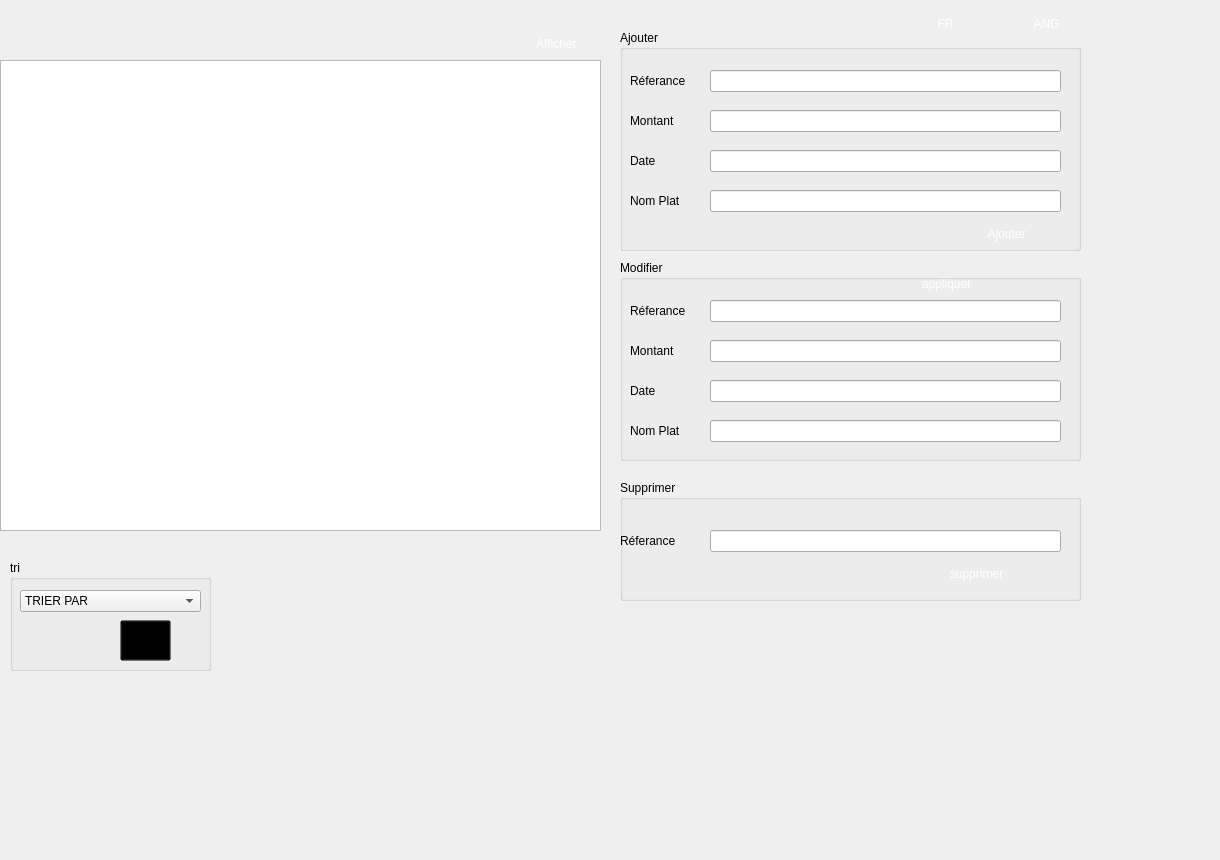
     <widget class="QWidget" name="tab_2">
      <attribute name="title">
       <string>COMMANDES</string>
      </attribute>
      <widget class="QTableView" name="tableView_2">
       <property name="geometry">
        <rect>
         <x>0</x>
         <y>60</y>
         <width>601</width>
         <height>471</height>
        </rect>
       </property>
      </widget>
      <widget class="QGroupBox" name="groupBox_5">
       <property name="geometry">
        <rect>
         <x>620</x>
         <y>30</y>
         <width>461</width>
         <height>221</height>
        </rect>
       </property>
       <property name="styleSheet">
        <string notr="true">background-image: url(:/images/Empty.png);</string>
       </property>
       <property name="title">
        <string>Ajouter</string>
       </property>
       <widget class="QLabel" name="l1">
        <property name="geometry">
         <rect>
          <x>10</x>
          <y>30</y>
          <width>141</width>
          <height>41</height>
         </rect>
        </property>
        <property name="text">
         <string>Réferance</string>
        </property>
       </widget>
       <widget class="QLabel" name="l2">
        <property name="geometry">
         <rect>
          <x>10</x>
          <y>70</y>
          <width>141</width>
          <height>41</height>
         </rect>
        </property>
        <property name="text">
         <string>Montant</string>
        </property>
       </widget>
       <widget class="QLabel" name="l3">
        <property name="geometry">
         <rect>
          <x>10</x>
          <y>110</y>
          <width>141</width>
          <height>41</height>
         </rect>
        </property>
        <property name="text">
         <string>Date</string>
        </property>
       </widget>
       <widget class="QLineEdit" name="ref">
        <property name="geometry">
         <rect>
          <x>90</x>
          <y>40</y>
          <width>351</width>
          <height>22</height>
         </rect>
        </property>
       </widget>
       <widget class="QLineEdit" name="mont">
        <property name="geometry">
         <rect>
          <x>90</x>
          <y>80</y>
          <width>351</width>
          <height>22</height>
         </rect>
        </property>
       </widget>
       <widget class="QLineEdit" name="datec">
        <property name="geometry">
         <rect>
          <x>90</x>
          <y>120</y>
          <width>351</width>
          <height>22</height>
         </rect>
        </property>
       </widget>
       <widget class="QLabel" name="label_23">
        <property name="geometry">
         <rect>
          <x>10</x>
          <y>150</y>
          <width>141</width>
          <height>41</height>
         </rect>
        </property>
        <property name="text">
         <string>Nom Plat</string>
        </property>
       </widget>
       <widget class="QLineEdit" name="nom_p">
        <property name="geometry">
         <rect>
          <x>90</x>
          <y>160</y>
          <width>351</width>
          <height>22</height>
         </rect>
        </property>
       </widget>
       <widget class="QPushButton" name="Boutonajouter_2">
        <property name="geometry">
         <rect>
          <x>340</x>
          <y>190</y>
          <width>93</width>
          <height>28</height>
         </rect>
        </property>
        <property name="styleSheet">
         <string notr="true">QPushButton

{
  
  border-radius: 10px;

background-color: qlineargradient(spread:pad, x1:0.613065, y1:0.511, x2:0.969, y2:0, stop:0.18593 rgba((170, 85, 255);), stop:0.959799 rgba(0, 0, 0, 161));
	
color:rgb(255, 255, 255);

}

QPushButton:hover,QPushButton:hover
{
    border: 4px solid QLinearGradient( x1: 2, y1: 2, x2: 2, y2: 3, stop: 0 #08E8DE , stop: 3 #d7801a);
}</string>
        </property>
        <property name="text">
         <string>Ajouter</string>
        </property>
       </widget>
      </widget>
      <widget class="QGroupBox" name="groupBox_6">
       <property name="geometry">
        <rect>
         <x>620</x>
         <y>260</y>
         <width>461</width>
         <height>201</height>
        </rect>
       </property>
       <property name="styleSheet">
        <string notr="true">background-image: url(:/images/Empty.png);</string>
       </property>
       <property name="title">
        <string>Modifier </string>
       </property>
       <widget class="QLabel" name="l5">
        <property name="geometry">
         <rect>
          <x>10</x>
          <y>70</y>
          <width>141</width>
          <height>41</height>
         </rect>
        </property>
        <property name="text">
         <string>Montant</string>
        </property>
       </widget>
       <widget class="QLabel" name="l4">
        <property name="geometry">
         <rect>
          <x>10</x>
          <y>30</y>
          <width>141</width>
          <height>41</height>
         </rect>
        </property>
        <property name="text">
         <string>Réferance</string>
        </property>
       </widget>
       <widget class="QLabel" name="l7">
        <property name="geometry">
         <rect>
          <x>10</x>
          <y>110</y>
          <width>141</width>
          <height>41</height>
         </rect>
        </property>
        <property name="text">
         <string>Date</string>
        </property>
       </widget>
       <widget class="QLineEdit" name="modc_2">
        <property name="geometry">
         <rect>
          <x>90</x>
          <y>80</y>
          <width>351</width>
          <height>22</height>
         </rect>
        </property>
       </widget>
       <widget class="QLineEdit" name="modc_1">
        <property name="geometry">
         <rect>
          <x>90</x>
          <y>40</y>
          <width>351</width>
          <height>22</height>
         </rect>
        </property>
       </widget>
       <widget class="QLineEdit" name="modc_3">
        <property name="geometry">
         <rect>
          <x>90</x>
          <y>120</y>
          <width>351</width>
          <height>22</height>
         </rect>
        </property>
       </widget>
       <widget class="QPushButton" name="modif">
        <property name="geometry">
         <rect>
          <x>280</x>
          <y>10</y>
          <width>93</width>
          <height>28</height>
         </rect>
        </property>
        <property name="styleSheet">
         <string notr="true">QPushButton

{
  
  border-radius: 10px;

background-color: qlineargradient(spread:pad, x1:0.613065, y1:0.511, x2:0.969, y2:0, stop:0.18593 rgba((170, 85, 255);), stop:0.959799 rgba(0, 0, 0, 161));
	
color:rgb(255, 255, 255);

}

QPushButton:hover,QPushButton:hover
{
    border: 4px solid QLinearGradient( x1: 2, y1: 2, x2: 2, y2: 3, stop: 0 #08E8DE , stop: 3 #d7801a);
}</string>
        </property>
        <property name="text">
         <string>appliquer</string>
        </property>
       </widget>
       <widget class="QLabel" name="l8">
        <property name="geometry">
         <rect>
          <x>10</x>
          <y>150</y>
          <width>141</width>
          <height>41</height>
         </rect>
        </property>
        <property name="text">
         <string>Nom Plat</string>
        </property>
       </widget>
       <widget class="QLineEdit" name="mod_c4">
        <property name="geometry">
         <rect>
          <x>90</x>
          <y>160</y>
          <width>351</width>
          <height>22</height>
         </rect>
        </property>
       </widget>
      </widget>
      <widget class="QGroupBox" name="groupBox_7">
       <property name="geometry">
        <rect>
         <x>620</x>
         <y>480</y>
         <width>461</width>
         <height>121</height>
        </rect>
       </property>
       <property name="styleSheet">
        <string notr="true">background-image: url(:/images/Empty.png);</string>
       </property>
       <property name="title">
        <string>Supprimer</string>
       </property>
       <widget class="QLabel" name="l9">
        <property name="geometry">
         <rect>
          <x>0</x>
          <y>40</y>
          <width>141</width>
          <height>41</height>
         </rect>
        </property>
        <property name="text">
         <string>Réferance</string>
        </property>
       </widget>
       <widget class="QLineEdit" name="delete_r">
        <property name="geometry">
         <rect>
          <x>90</x>
          <y>50</y>
          <width>351</width>
          <height>22</height>
         </rect>
        </property>
       </widget>
       <widget class="QPushButton" name="pushButton_5">
        <property name="geometry">
         <rect>
          <x>310</x>
          <y>80</y>
          <width>93</width>
          <height>28</height>
         </rect>
        </property>
        <property name="styleSheet">
         <string notr="true">QPushButton

{
  
  border-radius: 10px;

background-color: qlineargradient(spread:pad, x1:0.613065, y1:0.511, x2:0.969, y2:0, stop:0.18593 rgba((170, 85, 255);), stop:0.959799 rgba(0, 0, 0, 161));
	
color:rgb(255, 255, 255);

}

QPushButton:hover,QPushButton:hover
{
    border: 4px solid QLinearGradient( x1: 2, y1: 2, x2: 2, y2: 3, stop: 0 #08E8DE , stop: 3 #d7801a);
}</string>
        </property>
        <property name="text">
         <string>supprimer</string>
        </property>
       </widget>
      </widget>
      <widget class="QGroupBox" name="groupBox_8">
       <property name="geometry">
        <rect>
         <x>10</x>
         <y>560</y>
         <width>201</width>
         <height>111</height>
        </rect>
       </property>
       <property name="styleSheet">
        <string notr="true">background-image: url(:/images/Empty.png);</string>
       </property>
       <property name="title">
        <string>tri</string>
       </property>
       <widget class="QComboBox" name="comboBox_2">
        <property name="geometry">
         <rect>
          <x>10</x>
          <y>30</y>
          <width>181</width>
          <height>22</height>
         </rect>
        </property>
        <item>
         <property name="text">
          <string>TRIER PAR </string>
         </property>
        </item>
        <item>
         <property name="text">
          <string>REFERENCE</string>
         </property>
        </item>
        <item>
         <property name="text">
          <string>DATE</string>
         </property>
        </item>
        <item>
         <property name="text">
          <string>NOM</string>
         </property>
        </item>
        <item>
         <property name="text">
          <string>MONTANT</string>
         </property>
        </item>
       </widget>
       <widget class="QPushButton" name="pushButton_6">
        <property name="geometry">
         <rect>
          <x>110</x>
          <y>60</y>
          <width>51</width>
          <height>41</height>
         </rect>
        </property>
        <property name="styleSheet">
         <string notr="true">*{


background-color: transparent;
border-image: url(C:/Users/LENOVO/Desktop/tr/valide.png);

}

*:hover
{

background-color: transparent;


}
</string>
        </property>
        <property name="text">
         <string/>
        </property>
       </widget>
      </widget>
      <widget class="QPushButton" name="imprimerbt_2">
       <property name="geometry">
        <rect>
         <x>430</x>
         <y>17</y>
         <width>51</width>
         <height>41</height>
        </rect>
       </property>
       <property name="styleSheet">
        <string notr="true">QPushButton

{
  
  border-radius: 10px;

background-color: qlineargradient(spread:pad, x1:0.613065, y1:0.511, x2:0.969, y2:0, stop:0.18593 rgba((170, 85, 255);), stop:0.959799 rgba(0, 0, 0, 161));
	
color:rgb(255, 255, 255);

}

QPushButton:hover,QPushButton:hover
{
    border: 4px solid QLinearGradient( x1: 2, y1: 2, x2: 2, y2: 3, stop: 0 #08E8DE , stop: 3 #d7801a);
}</string>
       </property>
       <property name="text">
        <string/>
       </property>
      </widget>
      <widget class="QLabel" name="image22">
       <property name="geometry">
        <rect>
         <x>-30</x>
         <y>-130</y>
         <width>1211</width>
         <height>851</height>
        </rect>
       </property>
       <property name="text">
        <string>TextLabel</string>
       </property>
       <property name="scaledContents">
        <bool>true</bool>
       </property>
      </widget>
      <widget class="QLabel" name="date">
       <property name="geometry">
        <rect>
         <x>790</x>
         <y>620</y>
         <width>164</width>
         <height>31</height>
        </rect>
       </property>
       <property name="styleSheet">
        <string notr="true">background-image: url(:/images/Empty.png);</string>
       </property>
       <property name="text">
        <string/>
       </property>
      </widget>
      <widget class="QLabel" name="digitalclock">
       <property name="geometry">
        <rect>
         <x>800</x>
         <y>590</y>
         <width>251</width>
         <height>51</height>
        </rect>
       </property>
       <property name="styleSheet">
        <string notr="true">background-image: url(:/images/Empty.png);</string>
       </property>
       <property name="text">
        <string/>
       </property>
      </widget>
      <widget class="QPushButton" name="pushButton_10">
       <property name="geometry">
        <rect>
         <x>510</x>
         <y>30</y>
         <width>93</width>
         <height>28</height>
        </rect>
       </property>
       <property name="styleSheet">
        <string notr="true">QPushButton

{
  
  border-radius: 10px;

background-color: qlineargradient(spread:pad, x1:0.613065, y1:0.511, x2:0.969, y2:0, stop:0.18593 rgba((170, 85, 255);), stop:0.959799 rgba(0, 0, 0, 161));
	
color:rgb(255, 255, 255);

}

QPushButton:hover,QPushButton:hover
{
    border: 4px solid QLinearGradient( x1: 2, y1: 2, x2: 2, y2: 3, stop: 0 #08E8DE , stop: 3 #d7801a);
}</string>
       </property>
       <property name="text">
        <string>Afficher</string>
       </property>
      </widget>
      <widget class="QPushButton" name="pushButton_12">
       <property name="geometry">
        <rect>
         <x>900</x>
         <y>10</y>
         <width>91</width>
         <height>28</height>
        </rect>
       </property>
       <property name="styleSheet">
        <string notr="true">QPushButton

{
  
  border-radius: 10px;

background-color: qlineargradient(spread:pad, x1:0.613065, y1:0.511, x2:0.969, y2:0, stop:0.18593 rgba((170, 85, 255);), stop:0.959799 rgba(0, 0, 0, 161));
	
color:rgb(255, 255, 255);

}

QPushButton:hover,QPushButton:hover
{
    border: 4px solid QLinearGradient( x1: 2, y1: 2, x2: 2, y2: 3, stop: 0 #08E8DE , stop: 3 #d7801a);
}</string>
       </property>
       <property name="text">
        <string>FR</string>
       </property>
      </widget>
      <widget class="QPushButton" name="pushButton_13">
       <property name="geometry">
        <rect>
         <x>1000</x>
         <y>10</y>
         <width>93</width>
         <height>28</height>
        </rect>
       </property>
       <property name="styleSheet">
        <string notr="true">QPushButton

{
  
  border-radius: 10px;

background-color: qlineargradient(spread:pad, x1:0.613065, y1:0.511, x2:0.969, y2:0, stop:0.18593 rgba((170, 85, 255);), stop:0.959799 rgba(0, 0, 0, 161));
	
color:rgb(255, 255, 255);

}

QPushButton:hover,QPushButton:hover
{
    border: 4px solid QLinearGradient( x1: 2, y1: 2, x2: 2, y2: 3, stop: 0 #08E8DE , stop: 3 #d7801a);
}</string>
       </property>
       <property name="text">
        <string>ANG</string>
       </property>
      </widget>
      <zorder>image22</zorder>
      <zorder>tableView_2</zorder>
      <zorder>groupBox_5</zorder>
      <zorder>groupBox_6</zorder>
      <zorder>groupBox_7</zorder>
      <zorder>groupBox_8</zorder>
      <zorder>imprimerbt_2</zorder>
      <zorder>date</zorder>
      <zorder>digitalclock</zorder>
      <zorder>pushButton_10</zorder>
      <zorder>pushButton_12</zorder>
      <zorder>pushButton_13</zorder>
     </widget>
